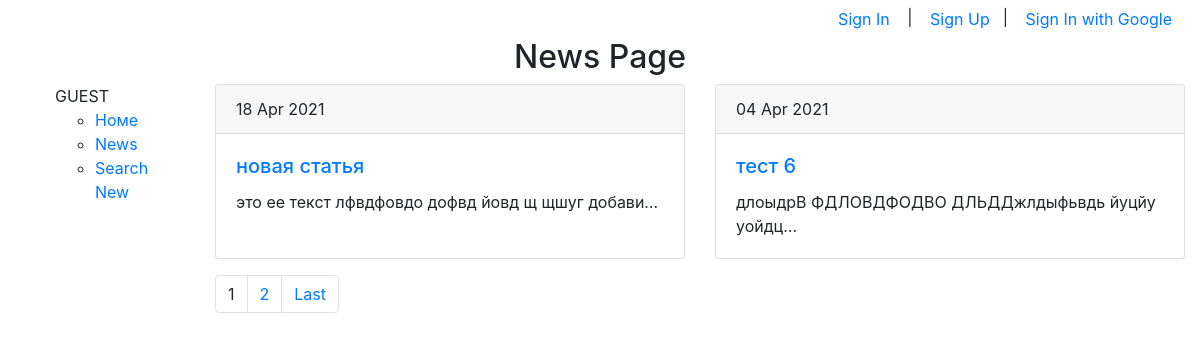
The page /news/ on the database as committed earlier.
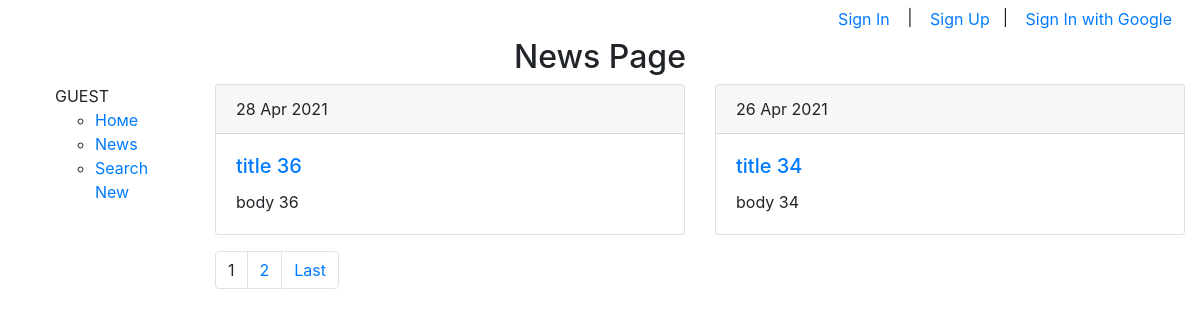
The same page on the database as committed later.
### news/models.py (models this page shows, shortened)
class Post(models.Model):
    author_id = models.ForeignKey(Author, on_delete = models.CASCADE)
    news = 'N'
    article = 'A'
    types = (
        (news, 'новость'),
        (article, 'статья')
    )
    post_type = models.CharField(max_length = 1, choices = types, default = news)
    created = models.DateTimeField(auto_now_add = True, editable = False)
    category_id = models.ManyToManyField(Category, through = 'PostCategory')
    title  = models.CharField(max_length = 150)
    text = models.TextField()
    rating = models.FloatField(default = 0.0)

### news/views.py (the view, shortened to what this page needs)
# urls.py: path('', PostsList.as_view()),
class PostsList(ListView):
    model = Post
    template_name = 'news.html'
    context_object_name = 'news'
    ordering = ['-id']
    paginate_by = 2
    def get_context_data(self, **kwargs):
        context = super().get_context_data(**kwargs)
        context['date_now'] = datetime.today()
        return context

### NewsPaper/context_processors.py (called while the page is built)
def add_variable_to_context(request):
    return {
        'is_author': request.user.groups.filter(name='authors').exists(),
        'is_user': request.user.groups.filter(name='common').exists()
    }

### news/templatetags/custom_filters.py (called while the page is built)
@register.filter(name='Censor')
def Censor(value):
    bad_words = ['bad','word']
    arr_words = value.split(' ')
    for word in arr_words:
        if word in bad_words:
            idx = arr_words.index(word)
            arr_words[idx] = '***'
    return ' '.join(arr_words)

### templates/news.html (shortened to what this page needs)
{% extends 'index.html' %}
{% load custom_filters %}
{% block pagename %}<h2>News Page</h2>{% endblock %}
{% block content %}
{% if news %}
  <div class="card-deck">
  {% for new in news %}
  <div class="card"  style="width: 18rem;">
    <div class="card-header">
      {{ new.created|date:'d M Y' }}
    </div>
    <div class="card-body">
      <h5 class="card-title"><a href="{% url 'new_detail' new.id %}" title="show article detail">{{ new.title|Censor }}</a></h5>
      <p class="card-text">{{ new.text|truncatechars:50 }}</p>
    </div>
  </div>
  {% endfor %}
  </div>
  {% if is_paginated %}
    <p class="text-right">
      <nav aria-label="Page navigation example" class="text-right">
        <ul class="pagination">
        {% for num in page_obj.paginator.page_range %}
          {% if page_obj.number == num %}
              <li class="page-item"><a class="page-link">{{ num }}</a></li>
          {% elif num > page_obj.number|add:'-2' and num < page_obj.number|add:'2' %}
              <li class="page-item"><a class="page-link" href="?page={{ num }}">{{ num }}</a></li>
          {% endif %}
        {% endfor %}
        {% if page_obj.has_next %}
          <li class="page-item"><a class="page-link" href="?page={{ page_obj.paginator.num_pages }}">Last</a></li>
        {% endif %}
        </ul>
      </nav>
    </p>
  {% endif %}
  {% else %}
    <h3>Нет новостей</h3>
  {% endif %}
{% endblock content %}

### templates/index.html (shortened to what this page needs)
{% extends 'default.html' %}
{% block sidebar %}
{% if request.user.is_authenticated %}
  AUTHED
{% else %}
  GUEST
{% endif %}
<ul>
    <li><a href="/">Номе</a></li>
    <li><a href="/news/">News</a></li>
    <li><a href="/news/search/">Search New</a></li>
</ul>
{% endblock %}

### templates/default.html (shortened to what this page needs)
<!DOCTYPE html>
<html lang="en">
<head>
  <link rel="stylesheet" href="https://maxcdn.bootstrapcdn.com/bootstrap/4.0.0/css/bootstrap.min.css">
</head>
<body>
  <div class="container-fluid">
    <div class="row text-right">
      <div class="col">
        {% block authuser %}
          {% if request.user.is_authenticated %}
            <span style="padding: 0.375rem .75rem; border: 1px solid transparent;">Hello <b>{{ request.user.username }}</b></span>|
            <button type="button" class="btn btn-link" onclick="document.location='/sign/profile/'">Profile</button>|
            <button type="button" class="btn btn-link" onclick="document.location='/sign/logout/'">Logout</button>
          {% else %}
            <button type="button" class="btn btn-link" onclick="document.location='/sign/login/'" title='Login'>Sign In</button>
            |
            <button type="button" class="btn btn-link" onclick="document.location='/sign/signup/'" title="Registration">Sign Up</button>|
            <button type="button" class="btn btn-link" onclick="document.location='/accounts/login/'" title='Login with google account'>Sign In with Google</button>
          {% endif %}
        {% endblock %}
      </div>
    </div>
    <div class="row">
      <div class="col-sm-12 text-center">
        {% block pagename %}<h2>Home Page</h2>{% endblock %}
      </div>
      <div class="col-sm-2">
        <ul class="sidebar-nav">
          {% block sidebar %}{% endblock %}
        </ul>
      </div>
      <div class="col-sm-10 ">
        {% block content %}{% endblock %}
      </div>
    </div>
  </div>
</body>
</html>

Rows that differ between the two databases and show on the page:
no longer on this page (row unchanged): Post: created "18 Apr 2021", title|Censor "новая статья", text "это ее текст лфвдфовдо дофвд йовд щ щшуг добави…"
no longer on this page (row unchanged): Post: created "04 Apr 2021", title|Censor "тест 6", text "длоыдрВ ФДЛОВДФОДВО ДЛЬДДжлдыфьвдь йуцйу уойдц…"
added Post: created "28 Apr 2021", title|Censor "title 36", text "body 36"
added Post: created "26 Apr 2021", title|Censor "title 34", text "body 34"
